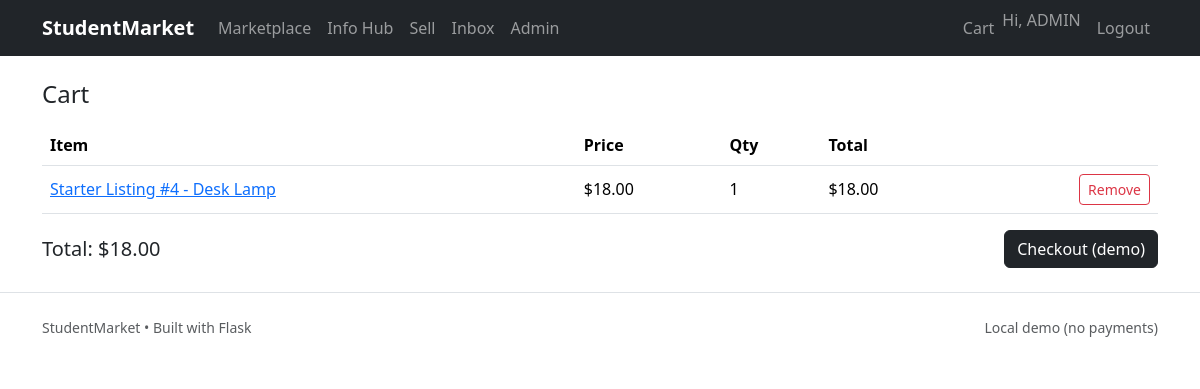
The page /market/cart (signed in) on the database as committed earlier.
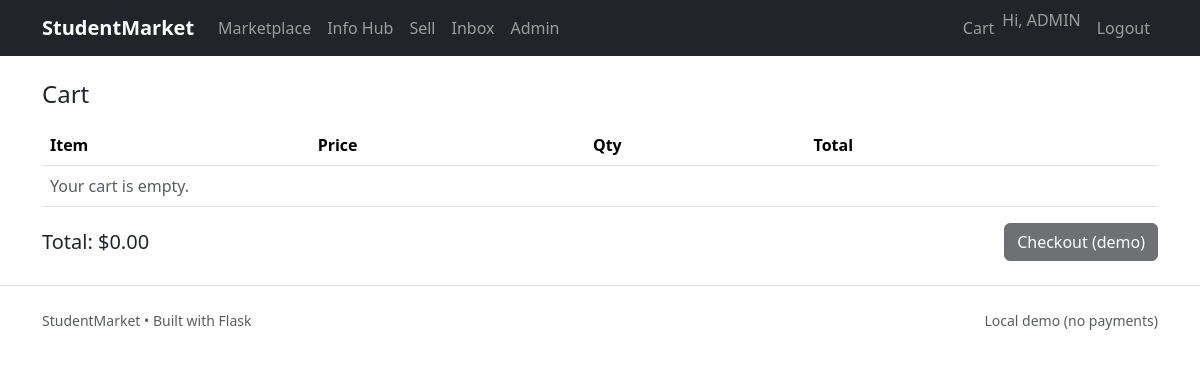
The same page on the database as committed later.
### app/models/order.py (models this page shows)
class CartItem(db.Model):
    __tablename__ = "cart_items"
    cart_id = db.Column(db.Integer, db.ForeignKey("carts.id"), primary_key=True)
    product_id = db.Column(db.Integer, db.ForeignKey("products.id"), primary_key=True)
    qty = db.Column(db.Integer, default=1, nullable=False)
    cart = db.relationship("Cart", lazy=True)
    product = db.relationship("Product", lazy=True)

### app/models/product.py (models this page shows)
class Product(db.Model):
    __tablename__ = "products"
    id = db.Column(db.Integer, primary_key=True)
    seller_id = db.Column(db.Integer, db.ForeignKey("users.id"), nullable=False)
    category_id = db.Column(db.Integer, db.ForeignKey("categories.id"), nullable=False)
    title = db.Column(db.String(200), nullable=False)
    description = db.Column(db.Text, default="")
    price = db.Column(db.Numeric(10, 2), nullable=False)
    condition = db.Column(db.String(50), default="Used")  # New/Used/Like New
    city = db.Column(db.String(120), default="")
    status = db.Column(db.String(20), default="pending")  # pending/approved/rejected/sold
    created_at = db.Column(db.DateTime, default=datetime.utcnow)
    category = db.relationship("Category", lazy=True)
    images = db.relationship("ProductImage", backref="product", cascade="all, delete-orphan", lazy=True)

### app/routes/marketplace.py (the view)
@market_bp.route("/cart")
@login_required
def cart_view():
    cart = Cart.query.filter_by(user_id=current_user.id).first()
    items = CartItem.query.filter_by(cart_id=cart.id).all() if cart else []
    total = sum(Decimal(str(it.product.price)) * it.qty for it in items)
    return render_template("marketplace/cart.html", items=items, total=total)

### app/__init__.py (called while the page is built)
def create_app():
    app = Flask(__name__)
    app.config.from_object(Config)
    db.init_app(app)
    migrate.init_app(app, db)
    login_manager.init_app(app)
    csrf.init_app(app)
    @app.context_processor
    def inject_csrf():
        return dict(csrf_token=generate_csrf)
    app.register_blueprint(auth_bp)
    app.register_blueprint(market_bp)
    app.register_blueprint(info_bp)
    app.register_blueprint(admin_bp)
    from .routes.main import main_bp
    app.register_blueprint(main_bp)
    from .cli import register_cli
    register_cli(app)
    return app

### app/models/user.py (called while the page is built)
@login_manager.user_loader
def load_user(user_id):
    return db.session.get(User, int(user_id))

    def is_admin(self) -> bool:
        return self.role == "admin"

### app/templates/marketplace/cart.html (shortened to what this page needs)
{% extends "base.html" %}
{% block content %}
<h1 class="h4">Cart</h1>
<div class="table-responsive mt-3">
  <table class="table align-middle">
    <thead>
      <tr><th>Item</th><th>Price</th><th>Qty</th><th>Total</th><th></th></tr>
    </thead>
    <tbody>
      {% for it in items %}
      <tr>
        <td><a href="{{ url_for('market.product_detail', product_id=it.product.id) }}">{{ it.product.title }}</a></td>
        <td>${{ "%.2f"|format(it.product.price) }}</td>
        <td>{{ it.qty }}</td>
        <td>${{ "%.2f"|format(it.qty * it.product.price) }}</td>
        <td class="text-end">
          <form method="post" action="{{ url_for('market.cart_remove', product_id=it.product.id) }}">
            <button class="btn btn-sm btn-outline-danger">Remove</button>
          </form>
        </td>
      </tr>
      {% else %}
      <tr><td colspan="5" class="text-muted">Your cart is empty.</td></tr>
      {% endfor %}
    </tbody>
  </table>
</div>
<div class="d-flex justify-content-between align-items-center">
  <div class="h5 mb-0">Total: ${{ "%.2f"|format(total) }}</div>
  <form method="post" action="{{ url_for('market.checkout') }}">
    <button class="btn btn-dark" {% if not items %}disabled{% endif %}>Checkout (demo)</button>
  </form>
</div>
{% endblock %}

Rows that differ between the two databases and show on the page:
removed CartItem: product "Starter Listing #4 - Desk Lamp", qty "1", it.qty*it.product.price "18.00"
no longer on this page (row unchanged): Product: product.price "18.00"
Other text that changed with them:
{{ "%.2f"|format(total) }}: "18.00" → "0.00"
text now shown: "Your cart is empty."
